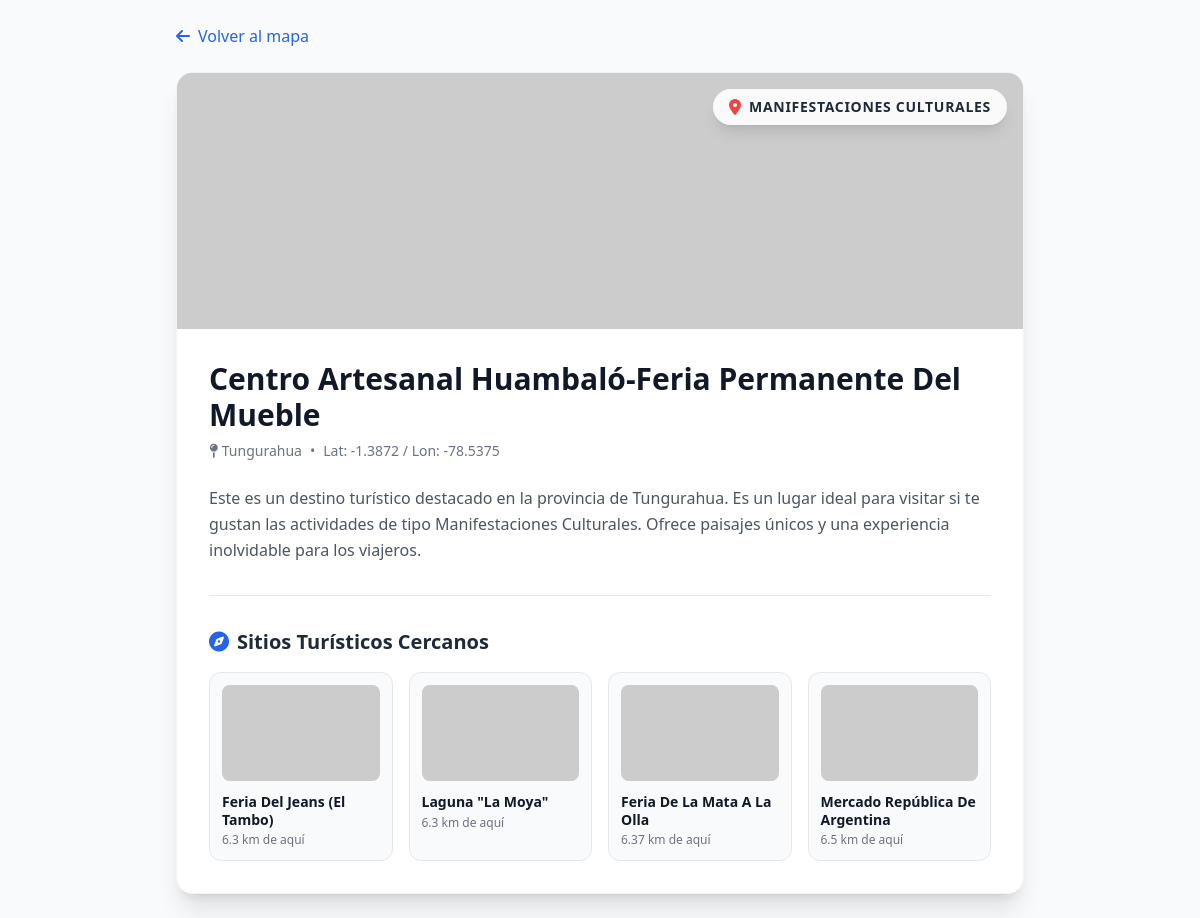
The page /turismo/sitio/102/ on the database its author committed.
### turismo/models.py (models this page shows, shortened)
class SitioTuristico(models.Model):
    CATEGORIAS = [
        ("ciudad", "Ciudad turística"),
        ("cascada", "Cascada"),
        ("laguna", "Laguna"),
        ("playa", "Playa"),
        ("parque", "Parque nacional"),
        ("monumento", "Monumento"),
        ("cultural", "Patrimonio cultural"),
        ("otro", "Otro"),
    ]
    nombre = models.CharField(max_length=150)
    provincia = models.CharField(max_length=100)
    categoria = models.CharField(max_length=20, choices=CATEGORIAS)
    imagen_referencia = models.ImageField(upload_to=ruta_imagen_sitio, null=True, blank=True, verbose_name="Foto de Referencia para IA")
    latitud = models.DecimalField(max_digits=9, decimal_places=6)
    longitud = models.DecimalField(max_digits=9, decimal_places=6)
    activo = models.BooleanField(default=True)
    fecha_creacion = models.DateTimeField(auto_now_add=True)
    descripcion = models.TextField(blank=True, null=True)
    class Meta:
        verbose_name = "Sitio turístico"
        verbose_name_plural = "Sitios turísticos"
        ordering = ["nombre"]

### turismo/views.py (the view)
# urls.py: path('sitio/<int:pk>/', SitioDetalleView.as_view(), name='detalle_sitio')
class SitioDetalleView(View):
    def get(self, request, pk):
        sitio_principal = get_object_or_404(SitioTuristico, pk=pk)
        otros_sitios = SitioTuristico.objects.filter(activo=True).exclude(pk=pk)
        recomendaciones = []
        for otro in otros_sitios:
            dist = haversine(
                sitio_principal.latitud, sitio_principal.longitud,
                otro.latitud, otro.longitud
            )
            if dist < 50.0:
                recomendaciones.append({
                    'id': otro.id,
                    'nombre': otro.nombre,
                    'categoria': otro.categoria,
                    'provincia': otro.provincia,
                    'distancia_km': round(dist, 2),
                    'imagen_url': otro.imagen_referencia.url if hasattr(otro, 'imagen_referencia') and otro.imagen_referencia else None
                })
        recomendaciones.sort(key=lambda x: x['distancia_km'])
        top_recomendaciones = recomendaciones[:4]
        context = {
            'sitio': sitio_principal,
            'recomendaciones': top_recomendaciones
        }
        return render(request, "turismo/detalle_sitio.html", context)

### turismo/views.py (called while the page is built)
def haversine(lat1, lon1, lat2, lon2):
    R = 6371  # Radio de la Tierra en km
    try:
        phi1 = math.radians(float(lat1))
        phi2 = math.radians(float(lat2))
        dphi = math.radians(float(lat2) - float(lat1))
        dlambda = math.radians(float(lon2) - float(lon1))
        a = math.sin(dphi / 2) ** 2 + \
            math.cos(phi1) * math.cos(phi2) * math.sin(dlambda / 2) ** 2
        c = 2 * math.atan2(math.sqrt(a), math.sqrt(1 - a))
        return R * c
    except (ValueError, TypeError):
        return float('inf')

### template/turismo/detalle_sitio.html (shortened to what this page needs)
<!DOCTYPE html>
<html lang="es">
<head>
    <script src="https://cdn.tailwindcss.com"></script>
    <link href="https://cdnjs.cloudflare.com/ajax/libs/font-awesome/6.0.0/css/all.min.css" rel="stylesheet">
</head>
<body class="bg-gray-50 text-gray-800">
    <div class="max-w-4xl mx-auto p-4 md:p-6">
        <a href="{% url 'core:home' %}" class="inline-flex items-center text-blue-600 mb-6 hover:underline">
            <i class="fas fa-arrow-left mr-2"></i> Volver al mapa
        </a>
        <div class="bg-white rounded-2xl shadow-xl overflow-hidden border border-gray-100">
            <div class="relative h-64 bg-gray-200">
                <img src="https://placehold.co/800x400?text={{ sitio.nombre }}" alt="{{ sitio.nombre }}" class="w-full h-full object-cover">
                <div class="absolute top-4 right-4 bg-white/90 backdrop-blur-sm px-4 py-2 rounded-full shadow-lg flex items-center gap-2">
                    {% if sitio.categoria == 'playa' %}<i class="fas fa-umbrella-beach text-orange-500"></i>
                    {% elif sitio.categoria == 'ciudad' %}<i class="fas fa-city text-blue-500"></i>
                    {% elif sitio.categoria == 'parque' %}<i class="fas fa-tree text-green-500"></i>
                    {% else %}<i class="fas fa-map-marker-alt text-red-500"></i>{% endif %}
                    <span class="font-bold text-sm uppercase tracking-wider">{{ sitio.categoria }}</span>
                </div>
            </div>
            <div class="p-8">
                <h1 class="text-3xl font-extrabold text-gray-900 mb-2">{{ sitio.nombre }}</h1>
                <p class="text-sm text-gray-500 mb-6 flex items-center">
                    <i class="fas fa-map-pin mr-1"></i> {{ sitio.provincia }}
                    <span class="mx-2">•</span>
                    Lat: {{ sitio.latitud|floatformat:4 }} / Lon: {{ sitio.longitud|floatformat:4 }}
                </p>
                <div class="prose max-w-none text-gray-600 leading-relaxed mb-8">
                    {% if sitio.descripcion %}
                        {{ sitio.descripcion|linebreaks }}
                    {% else %}
                        <p>
                            Este es un destino turístico destacado en la provincia de {{ sitio.provincia }}.
                            Es un lugar ideal para visitar si te gustan las actividades de tipo {{ sitio.categoria }}.
                            Ofrece paisajes únicos y una experiencia inolvidable para los viajeros.
                        </p>
                    {% endif %}
                </div>
                <hr class="border-gray-200 my-8">
                <h3 class="text-xl font-bold text-gray-800 mb-4 flex items-center">
                    <i class="fas fa-compass text-blue-600 mr-2"></i>
                    Sitios Turísticos Cercanos
                </h3>
                {% if recomendaciones %}
                    <div class="grid grid-cols-2 md:grid-cols-4 gap-4">
                        {% for reco in recomendaciones %}
                        <a href="{% url 'turismo:detalle_sitio' reco.id %}" class="group block">
                            <div class="bg-gray-50 rounded-xl p-3 border border-gray-200 hover:shadow-md hover:border-blue-300 transition-all h-full flex flex-col">
                                <div class="h-24 bg-gray-200 rounded-lg mb-3 overflow-hidden">
                                    <img src="https://placehold.co/200x200?text={{ reco.nombre|slice:':3' }}" class="w-full h-full object-cover group-hover:scale-110 transition-transform duration-500">
                                </div>
                                <div class="flex-1">
                                    <h4 class="font-bold text-sm text-gray-900 leading-tight mb-1 group-hover:text-blue-600">{{ reco.nombre }}</h4>
                                    <p class="text-xs text-gray-500">{{ reco.distancia_km }} km de aquí</p>
                                </div>
                            </div>
                        </a>
                        {% endfor %}
                    </div>
                {% else %}
                    <p class="text-gray-500 italic">No hay otros sitios registrados cerca de esta ubicación.</p>
                {% endif %}
            </div>
        </div>
    </div>
</body>
</html>

### rows shown on the page
SitioTuristico: categoria "MANIFESTACIONES CULTURALES", nombre "Centro Artesanal Huambaló-Feria Permanente Del Mueble", provincia "Tungurahua", latitud "-1.3872", longitud "-78.5375", categoria "Manifestaciones Culturales"
SitioTuristico: nombre "Feria Del Jeans (El Tambo)"
SitioTuristico: nombre "Laguna \"La Moya\""
SitioTuristico: nombre "Feria De La Mata A La Olla"
SitioTuristico: nombre "Mercado República De Argentina"

### other values the page prints
{{ reco.distancia_km }} "6.3" "6.3" "6.37" "6.5"
